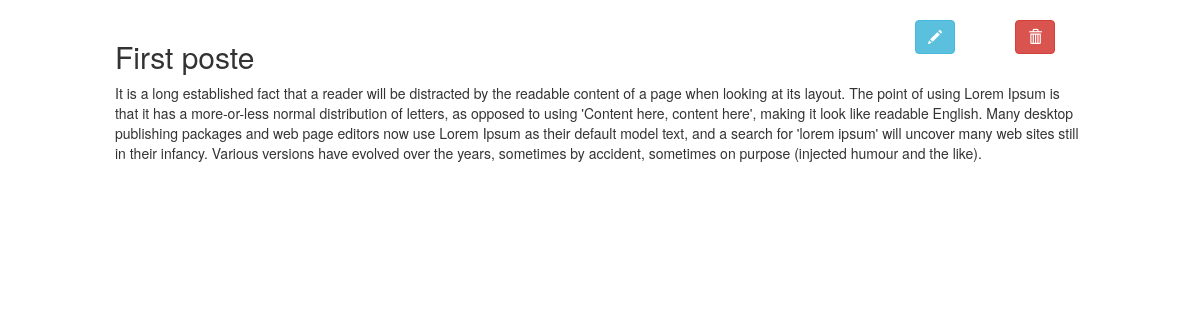
/1/, run on the app's committed database.
### Crud/models.py (models this page shows, shortened)
class Post(models.Model):
 title = models.CharField(max_length=120, help_text='title of message.')
 message = models.TextField(help_text="what's on your mind ...")

### Crud/views.py (the view)
# urls.py: path('<int:pk>/', views.PostDetailView.as_view(), name='detail'),
class PostDetailView(DetailView):
	model=Post
	template_name = 'Crud/post-detail.html'

### Crud/templates/Crud/post-detail.html (shortened to what this page needs)
{% extends 'Crud/base.html' %}
{% block content %}
<div class="container-fluid">
<br/>
<div class="row">
	<div class="col-md-1 col-xs-1 col-sm-1">
    </div>
	<div class="col-md-8 col-xs-8 col-sm-8">
		<p class="h2">
			{{post.title}}
		</p>
    </div>
	<div class="col-md-1 col-xs-1 col-sm-1">
		<a href="{% url 'edit' post.pk %}">
			<button type="button" class="btn btn-info">
				<span class="glyphicon glyphicon-pencil"></span>
			</button>
		</a>
	</div>
	<div class="col-md-1 col-xs-1 col-sm-1">
		<a href="{% url 'delete' post.pk %}">
			<button type="button" class="btn btn-danger">
				<span class="glyphicon glyphicon-trash"></span>
			</button>
		</a>
	</div>
	<div class="col-md-1 col-xs-1 col-sm-1"></div>
</div>
<div class="row">
	<div class="col-md-1 col-xs-1 col-sm-1"></div>
	<div class="col-md-10 col-xs-10 col-sm-10">
	{{post.message}}
	</div>
	<div class="col-md-1 col-xs-1 col-sm-1"></div>
</div>
</div>
{% endblock %}

### data on the page
Post: title "First poste", message "It is a long established fact that a reader will be distracted by the readable content of a page when looking at its layout. The point of using Lorem Ipsum is that it has a more-or-less normal distribution of letters, as opposed to using 'Content here, content here', making it look like readable English. Many desktop publishing packages and web page editors now use Lorem Ipsum as their default model text, and a search for 'lorem ipsum' will uncover many web sites still in their infancy. Various versions have evolved over the years, sometimes by accident, sometimes on purpose (injected humour and the like)."
